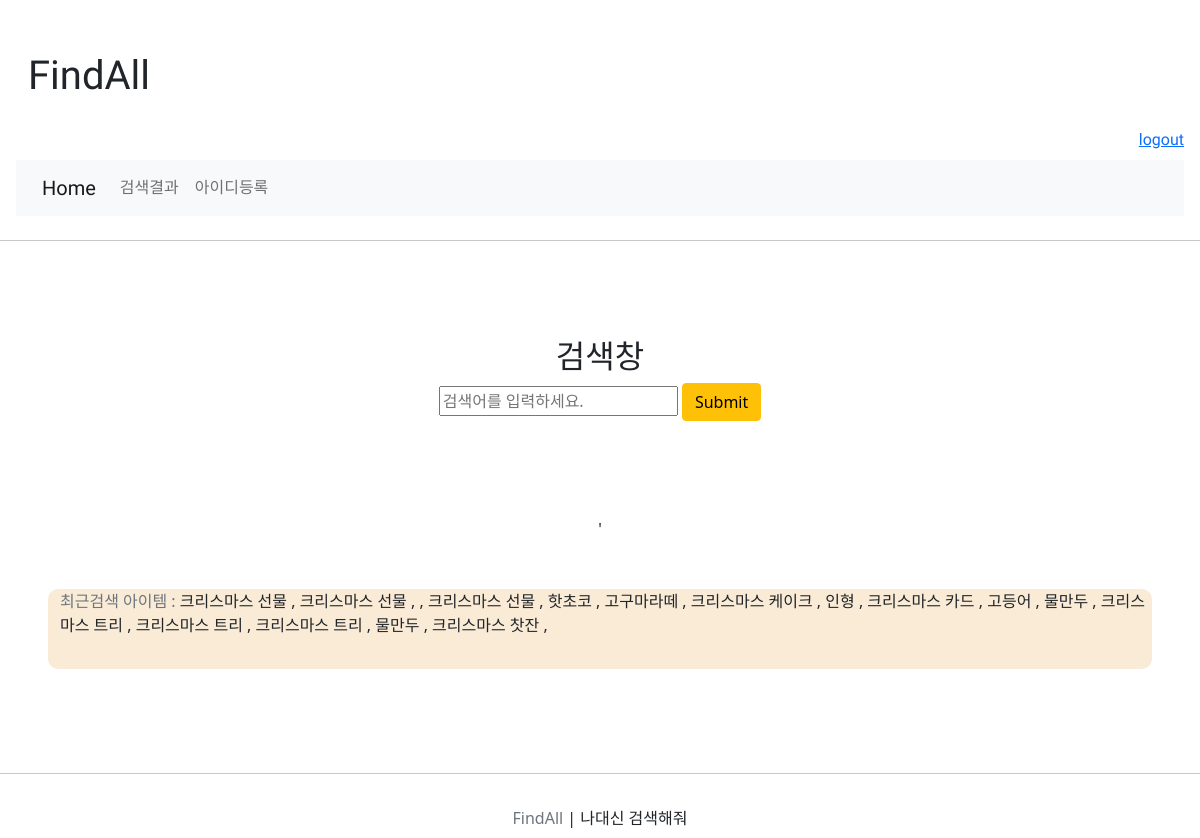
/mvtapp/detail/ (signed in), run on the app's committed database.
### mvtapp/models.py (models this page shows)
class SearchDetail(models.Model):
    item = models.CharField(max_length=255, null=False)
    title = models.TextField(blank=True, null=True)
    url = models.TextField(blank=True, null=True)
    text = models.TextField(blank=True, null=True)
    std_date = models.TextField(blank=True, null=True)

### mvtapp/views.py (the view)
# urls.py: path('detail/', detail, name='detail'),  #name 보통 function 이름과 같다.
def detail(request):
    if request.method == 'POST':
        target = request.POST.get('search')  # form 의 name - 변수명 request object 가 갖고있음.
        data = SearchDetail()
        data.item = target
        text_get(df, idx, str(target))
        data.std_date = str(datetime.now())
        data.title = df.loc[idx,'title']
        data.url = df.loc[idx,'current_url']
        data.text = df.loc[idx,'text']
        data.save()
        datas = SearchDetail.objects.filter(item__contains=target)
        return render(request, 'mvtapp/new_mvt_result.html', context={'datas':datas})
    else:
        datas = SearchDetail.objects.all()
    return render(request, 'mvtapp/new_mvt_detail.html', context={'datas':datas})

### mvtapp/templates/mvtapp/new_mvt_detail.html (shortened to what this page needs)
{% extends 'base.html' %}
{% block content %}
<div style="text-align: center;">
    <form action="/mvtapp/detail/" method="post">
        <div style="margin: 6rem;">
            <h2> 검색창 </h2>
            <input type="text" name="search" placeholder="검색어를 입력하세요. "
            value="{{request.Post.search}}">
            <input type="submit" class="btn btn-warning">
        </div>
    </form>
    <div style="overflow:scroll; height:15rem; text-align:center">
    {% if user.is_authenticated %}
        {% if datas %}  '
        <div class="" style="text-align: left; margin: 3rem; height: 5rem; background-color: antiquewhite; border-radius: 10px; padding-left: var(--bs-gutter-x,.75rem);">
            <span class="text-muted"> 최근검색 아이템 : </span>
            {% for data in datas %}
            {{ data.item }} ,
            {% endfor %}
        {% endif %}
    {% else %}
    <div class="" style="text-align: left; margin: 3rem; height: 5rem; background-color: antiquewhite; border-radius: 10px; padding-left: var(--bs-gutter-x,.75rem);">
        <span class="text-muted"> 최근검색어, 로그인하시면 이용가능합니다. </span>
    {% endif %}
        </div>
    </div>
</div>
{% endblock %}

### templates/base.html
<!DOCTYPE html>
<html lang="en">
{% include 'head.html' %}
<body>
    {% include 'header.html' %}
    <hr>
    {% block content %}
    {% endblock %}
    <hr>
    {% include 'footer.html' %}
</body>
</html>

### templates/head.html (shortened to what this page needs)
{% load static %}
<head>
    <link rel="stylesheet" type="text/css" href="{% static 'base.css' %}">
    <link href="https://cdn.jsdelivr.net/npm/bootstrap@5.1.3/dist/css/bootstrap.min.css" rel="stylesheet"
>
</head>

### templates/header.html (shortened to what this page needs)
<div class="header" style="height: 13rem ;">
    <div style="text-align: left; margin: auto; padding: var(--bs-gutter-x,.75rem);">
        <br>
        <h1> FindAll </h1>
    </div>
        <div class="m-2 me-auto" style="text-align: right;">
            {% if not user.is_authenticated %}
            <span>로그인을 하시겠습니까? </span>
                <a href="{% url 'accountapp:login' %}" class="">
                    <span>login</span>
                </a>
            {% else %}
                <a href="{% url 'accountapp:logout' %}" class="">
                    <span>logout</span>
                </a>
            {% endif %}
        </div>
    <div>
        <nav class="navbar navbar-expand-lg navbar-light bg-light  me-auto">
            <div class="container m=5">
                <a class="navbar-brand" href="{% url 'mvtapp:detail' %}""> Home </a>
                <div class="collapse navbar-collapse" id="navbarCollapse">
                    <ul class="navbar-nav me-auto mb-2 mb-md-0">
                        <li class="nav-item">
                            <a class="nav-link" href="{% url 'mvtapp:result' %}"> 검색결과 </a>
                        </li>
                        <li class="nav-item" >
                            <a class="nav-link" href="{% url 'accountapp:create' %}"> 아이디등록 </a>
                        </li>
                    </ul>
                </div>
            </div>
        </nav>
    </div>
</div>

### templates/footer.html (shortened to what this page needs)
<footer class="footer py-3 ">
    <div class="container t-text-center">
        <span class="text-muted"> FindAll </span>  |
        <span>나대신 검색해줘</span>
    </div>
</footer>

### static/base.css (style rules this page uses)
.header { text-align: center ; height: 13rem ; margin: 1rem ; font-family: 'Nanum Myeongjo', serif; }
.footer { text-align: center ; height: 0.8rem ; margin: 1rem; }

### data on the page
SearchDetail: item "크리스마스 선물"
SearchDetail: item "크리스마스 선물"
SearchDetail: item "크리스마스 선물"
SearchDetail: item "핫초코"
SearchDetail: item "고구마라떼"
SearchDetail: item "크리스마스 케이크"
SearchDetail: item "인형"
SearchDetail: item "크리스마스 카드"
SearchDetail: item "고등어"
SearchDetail: item "물만두"
SearchDetail: item "크리스마스 트리"
SearchDetail: item "크리스마스 트리"
SearchDetail: item "크리스마스 트리"
SearchDetail: item "물만두"
SearchDetail: item "크리스마스 찻잔"
